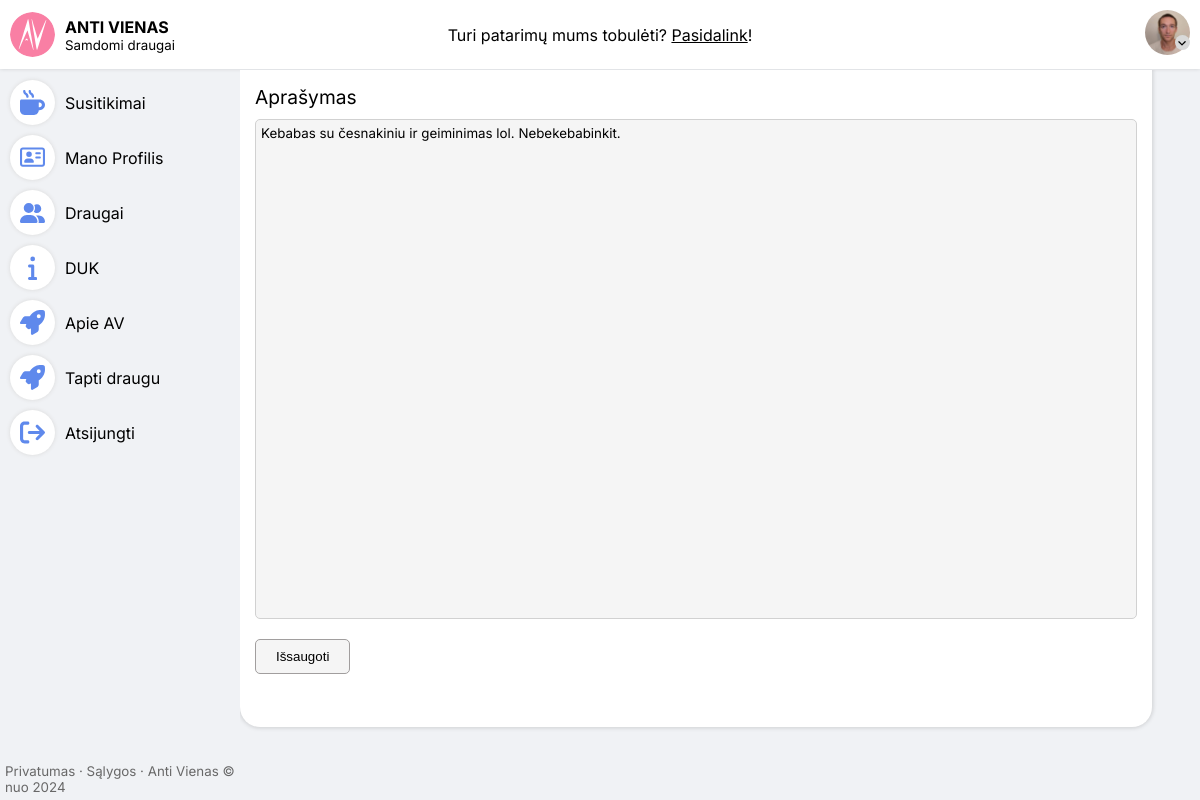
Screenshot of /atnaujinti-aprasyma (signed in) with the database file from the repository.
### antivienas/database/models.py (models this page shows, shortened)
class User(AbstractUser):
    is_id_verified =    models.BooleanField(default=False)
    id_img =            models.ImageField(upload_to=user_img_upload_path, blank=True, null=True)
    profile_type =      models.CharField(max_length=6, choices=ProfileTypes, default=ProfileTypes.USER)
    birthday =          models.DateField(default=dt.date(1998,5,14))
    city =              models.CharField(max_length=15,choices=CityOfService,null=True,blank=True)
    job =               models.CharField(max_length=40, blank=True)
    description =       models.TextField(max_length=2500, blank=True)
    gender =            models.CharField(max_length=10, choices=Genders, blank=True, null=True)
    education =         models.CharField(max_length=15, choices=EducationChoices, blank=True, null=True)
    selected_avatar =  models.SmallIntegerField(default=0)
    interest_one =      models.CharField(max_length=50, blank=True)
    interest_two =      models.CharField(max_length=50, blank=True)
    interest_three =    models.CharField(max_length=50, blank=True)
    interest_four =     models.CharField(max_length=50, blank=True)
    interest_color_one =    models.CharField(max_length=7, choices=InterestColorHexes, default=InterestColorHexes.GRAY)
    interest_color_two =    models.CharField(max_length=7, choices=InterestColorHexes, default=InterestColorHexes.GRAY)
    interest_color_three =  models.CharField(max_length=7, choices=InterestColorHexes, default=InterestColorHexes.GRAY)
    interest_color_four =   models.CharField(max_length=7, choices=InterestColorHexes, default=InterestColorHexes.GRAY)
    orders_completed =  models.PositiveIntegerField(default=0)
    @property
    def avatar(self):
        return UserProfilePicture.avatar(self)

class UserProfilePicture(models.Model):
    user = models.ForeignKey(User, on_delete=models.CASCADE, related_name="images")
    image = models.ImageField(upload_to=user_img_upload_path)
    is_avatar = models.BooleanField(default=False)
    created =   models.DateTimeField(auto_now_add=True)
    @classmethod
    def avatar(cls, user):
        try:
            image = UserProfilePicture.objects.filter(user=user, is_avatar=True)[0]
        except:
            return None
        return image

### antivienas/backend/views.py (the view, shortened to what this page needs)
# urls.py: path("atnaujinti-aprasyma", views.description_update_action, name="description-update"),
@login_required
def description_update_action(request):
    template = "pages/profile/description-update.html"
    return render(request, template)

### antivienas/frontend/templates/pages/profile/description-update.html (shortened to what this page needs)
<!DOCTYPE html>
{% load static %}
<html lang="lt">
<head>
    <link rel="stylesheet" href="{% static 'styles/style.css' %}" />
</head>
<body>
    {% include "components/top-nav.html" %}
    <main class="main-double-split">
        <div class="left-container">
            {% include "components/side-nav.html" %}
            {% include "components/terms-of-service.html" %}
        </div>
        <div class="middle-container">
          <div class="background-blob">
              <form action="{% url 'description-update' %}" method="post" class="description-update-form">
                    <label for="description">Aprašymas</label>
                    <textarea name="description" id="" placeholder="(galima naudoti ir 😊)">{{ request.user.description }}</textarea>
                <div class="btn-container btn-bottom-container">
                  <button type="submit" id="block-btn">Išsaugoti</button>
              </div>
            </form>
          </div>
        </div>
    </main>
</body>
</html>

### antivienas/frontend/templates/components/top-nav.html (shortened to what this page needs)
{% load static %}
<nav class="nav-top">
    <div class="logo-container">
        <a href="{% url 'index' %}">
            <img src="{% static 'assets/antivienas-logo.svg' %}" alt="">
            <div class="site-title">
                <h1>Anti Vienas</h1>
                <small>Samdomi draugai</small>
            </div>
        </a>
    </div>
    <div class="guide-container">
        <p>Turi patarimų mums tobulėti? <a href="#">Pasidalink</a>!</p>
    </div>
    <div class="user-container">
        {% if request.user.is_authenticated %}
        <div id="expandable" class="user-expandable" x-data="{ open: false }" @click="open = ! open">
            {% if request.user.avatar %}
            <img src="{{ request.user.avatar.image.url }}" alt="">
            {% else %}
            <img src="{% static 'assets/user-no-avatar.png' %}" alt="">
            {% endif %}
            <div class="expander">
            </div>
        </div>
        {% else %}
        <a href="{% url 'login' %}">Prisijungti</a>
        {% endif %}
    </div>
</nav>

### static/styles/style.css (style rules this page uses)
:root { --bg: #F0F2F5; --component-bg: white; --text: black; --gray: #686868; --light-gray: #D9D9D9; --nav-hover: #E8E9EA; --fade: #00000025; --expander-gray: #EAEAEA; --blue: #5f89ec; --soft-blue: #C9DEFF; --blue-hover: #81a6fd; --blue-notification: #A5CFED; --star-color: #FFD600; --yellow: #F6EAA5; --checkmark-color: #3c9940; --light-green: #CFF8D1; --light-green-hover: #b0f5b6; --accept-color: #84DC75; --pink: #F97FA4; --red: #FF8C8C; }
*,*::before,*::after { box-sizing: border-box; margin: 0; }
html, body { height: 100%; }
body { font-family: 'Inter', sans-serif; background-color: var(--bg); }
a { color: var(--text); text-decoration: none; }
.nav-top { display: grid; padding: 10px; grid-template-columns: 0.7fr 1fr 0.7fr; align-items: center; background-color: var(--component-bg); box-shadow: 0px 0px 4px 0px var(--fade); position: absolute; width: 100%; }
.nav-top .logo-container a { display: flex; gap: 10px; text-decoration: none; }
.nav-top img { max-width: 45px; border-radius: 50%; }
.nav-top .site-title { display: flex; flex-direction: column; justify-content: center; }
.nav-top .guide-container { display: flex; justify-content: center; }
.nav-top .guide-container a { text-decoration: underline; }
.nav-top .user-container { display: flex; justify-content: end; }
.nav-top h1 { text-transform: uppercase; font-size: 16px; }
.nav-top small { color: var(--pre-text); }
.nav-top .user-expandable { position: relative; }
.nav-top .expander { position: absolute; right: 0px; top: 25px; width: 15px; height: 15px; background-color: var(--light-gray); border-radius: 50%; justify-content: center; display: flex; align-items: center; }
.expander svg { width: 10px; height: 10px; }
.main-double-split { display: grid; grid-template-columns: 1fr 4fr; }
main { padding-top: 70px; height: 100%; }
.left-container { padding: 5px; display: flex; flex-direction: column; justify-content: space-between; }
.middle-container { align-items: center; -ms-overflow-style: none; scrollbar-width: none; overflow-y: scroll; }
.action-part a, .btn-container a, .btn-container button { height: 35px; padding: 0 20px; border: 1px solid #a19e9e; background: #f5f5f5; border-radius: 5px; cursor: pointer; text-decoration: none; align-content: center; text-align: center; display: flex; justify-content: center; align-items: center; gap: 5px; }
.background-blob { background: white; border-radius: 0px 0px 20px 20px; box-shadow: 0px 0px 4px 1px var(--fade); width: 95%; position: relative; background: white; padding: 15px; min-height: 90%; }
.btn-container { display: flex; gap: 10px; font-size: 0.95em; }
.btn-bottom-container { margin-top: 20px; align-items: end; flex: 1; }
.description-update-form textarea { display: block; resize: none; width: 100%; height: 500px; margin-top: 10px; overflow-y: scroll; border-radius: 5px; border: 1px solid #d1d1d1; background-color: whitesmoke; padding: 5px; line-height: 16px; font-family: inherit; }
.description-update-form label { font-size: 1.2em; }

### rows the page displays
User: user.avatar.image (picture), description "Kebabas su česnakiniu ir geiminimas lol. Nebekebabinkit."
